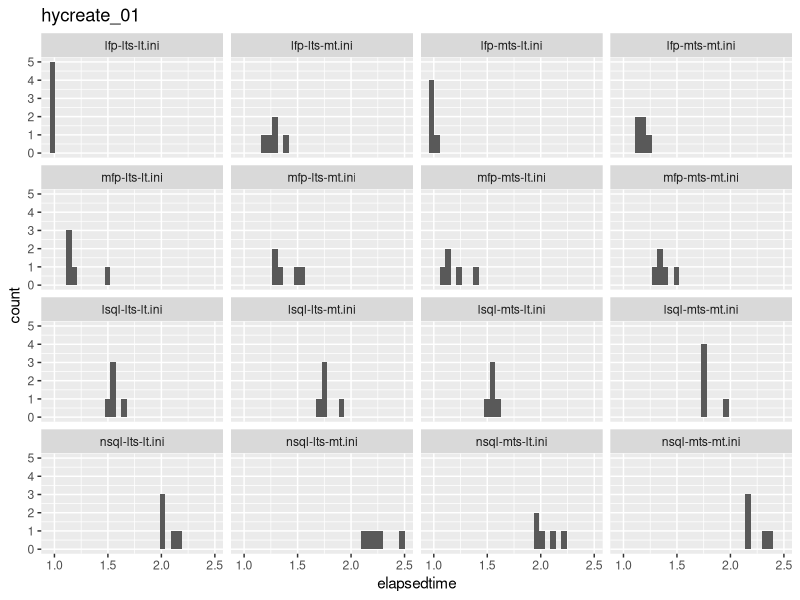
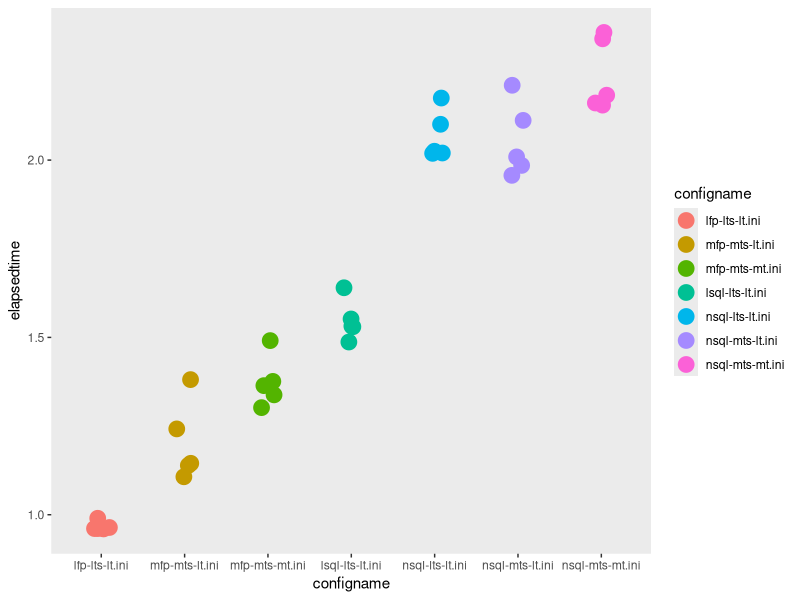
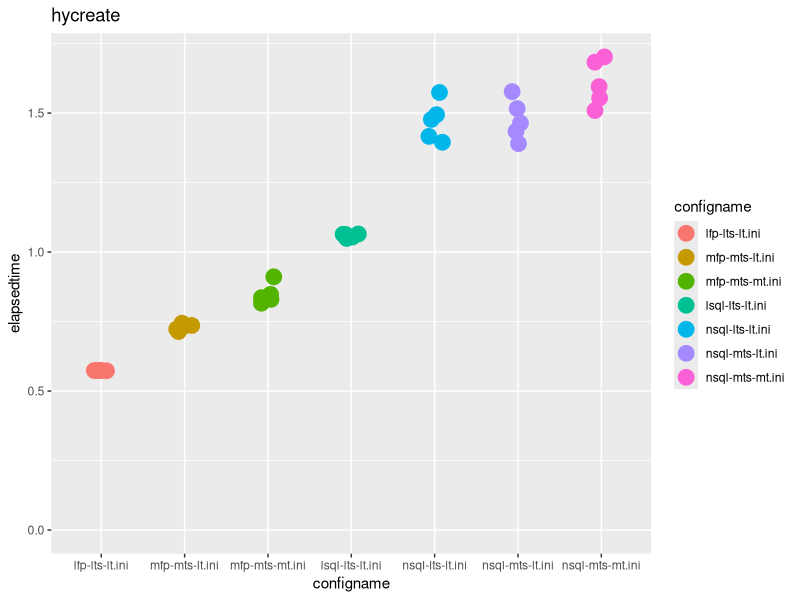
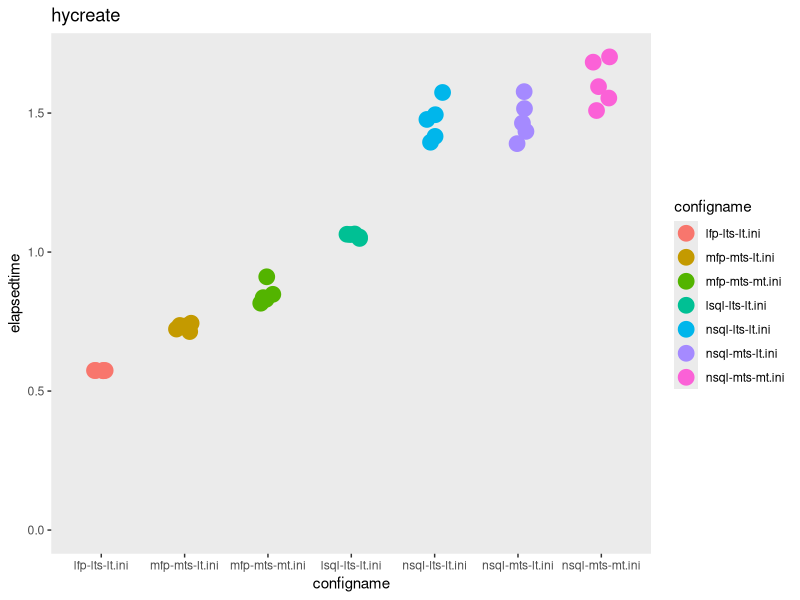

Write the R code that produced these figures, in order.
# load and plot the test jobs
require(ggplot2)

dir<-'F:\\dropbox\\NOW\\___jobs\\2014-01-15-TestJobs'
setwd(dir)

df<- read.csv("ALL_JOB_STATS.hycreate.csv")
str(df)


levels(df$configname)
configs<- c('lfp-lts-lt.ini','lfp-lts-mt.ini','lfp-mts-lt.ini','lfp-mts-mt.ini',
            'mfp-lts-lt.ini','mfp-lts-mt.ini','mfp-mts-lt.ini','mfp-mts-mt.ini',
            'lsql-lts-lt.ini','lsql-lts-mt.ini','lsql-mts-lt.ini','lsql-mts-mt.ini',
            'nsql-lts-lt.ini','nsql-lts-mt.ini','nsql-mts-lt.ini','nsql-mts-mt.ini')

df$configname<-factor(df$configname, configs)



df1<-df[df$testname == 'hycreate_01',]
p <- ggplot(df1, aes(x=elapsedtime)) + geom_histogram() + facet_wrap(~ configname)
p <- p + ggtitle('hycreate_01')
p
#ggsave("hycreate_01.pdf", plot = p)

df2<-df[df$configname   == 'lfp-lts-lt.ini'    | 
          df$configname == 'mfp-mts-lt.ini'    | 
          df$configname == 'mfp-mts-mt.ini'    |
          df$configname == 'lsql-lts-lt.ini'   |
          df$configname == 'nsql-lts-lt.ini'   |
          df$configname == 'nsql-mts-lt.ini'   |
          df$configname == 'nsql-mts-mt.ini'
        ,]

str(df2)
levels(df2$testname)

df3<-df2[df2$testname=='hycreate_01_02',]
maxElaspsed<-max(df3$elapsedtime)

p <- ggplot(df2[df2$testname == 'hycreate_01',], aes(x=configname, y=elapsedtime, colour=configname)) +
  geom_point( size=5, position=position_jitter(width=.1, height=0))
p <- p + theme(panel.grid.major = element_blank(),
          panel.grid.minor = element_blank())
p


p <- ggplot(df3, aes(x=configname, y=elapsedtime, colour=configname)) +
  geom_point( size=5, position=position_jitter(width=.1, height=0)) +
  ylim(0, max(df3$elapsedtime))+
  ggtitle('hycreate')
p


p <- p + theme(panel.grid.major = element_blank(),
               panel.grid.minor = element_blank())
p

'lfp-lts-lt.ini'
'lfp-lts-mt.ini'
'lfp-mts-lt.ini'
'lfp-mts-mt.ini'
'mfp-lts-lt.ini'
'mfp-lts-mt.ini'
'mfp-mts-lt.ini'
'mfp-mts-mt.ini'
'lsql-lts-lt.ini'
'lsql-lts-mt.ini'
'lsql-mts-lt.ini'
'lsql-mts-mt.ini'
'nsql-lts-lt.ini'
'nsql-lts-mt.ini'
'nsql-mts-lt.ini'
'nsql-mts-mt.ini'
